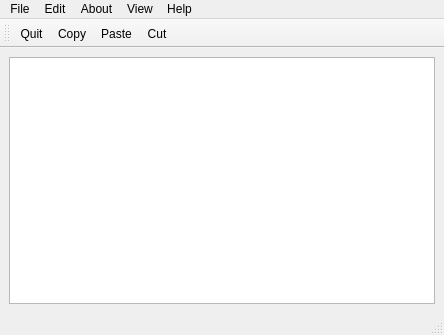
<?xml version="1.0" encoding="UTF-8"?>
<ui version="4.0">
 <class>MainWindow</class>
 <widget class="QMainWindow" name="MainWindow">
  <property name="geometry">
   <rect>
    <x>0</x>
    <y>0</y>
    <width>444</width>
    <height>335</height>
   </rect>
  </property>
  <property name="windowTitle">
   <string>MainWindow</string>
  </property>
  <widget class="QWidget" name="centralwidget">
   <layout class="QVBoxLayout" name="verticalLayout">
    <item>
     <widget class="QTextEdit" name="textEdit"/>
    </item>
   </layout>
  </widget>
  <widget class="QMenuBar" name="menubar">
   <property name="geometry">
    <rect>
     <x>0</x>
     <y>0</y>
     <width>444</width>
     <height>22</height>
    </rect>
   </property>
   <widget class="QMenu" name="menuFile">
    <property name="title">
     <string>File</string>
    </property>
   </widget>
   <widget class="QMenu" name="menuEdit">
    <property name="title">
     <string>Edit</string>
    </property>
    <addaction name="actionUndo"/>
    <addaction name="actionRedo"/>
   </widget>
   <widget class="QMenu" name="menuView">
    <property name="title">
     <string>View</string>
    </property>
   </widget>
   <widget class="QMenu" name="menuHelp">
    <property name="title">
     <string>Help</string>
    </property>
   </widget>
   <widget class="QMenu" name="menuAbout">
    <property name="title">
     <string>About</string>
    </property>
    <addaction name="actionAbout"/>
   </widget>
   <addaction name="menuFile"/>
   <addaction name="menuEdit"/>
   <addaction name="menuAbout"/>
   <addaction name="menuView"/>
   <addaction name="menuHelp"/>
  </widget>
  <widget class="QStatusBar" name="statusbar"/>
  <widget class="QToolBar" name="toolBar">
   <property name="windowTitle">
    <string>toolBar</string>
   </property>
   <attribute name="toolBarArea">
    <enum>TopToolBarArea</enum>
   </attribute>
   <attribute name="toolBarBreak">
    <bool>false</bool>
   </attribute>
   <addaction name="actionQuit"/>
   <addaction name="actionCopy"/>
   <addaction name="actionPaste"/>
   <addaction name="actioncut"/>
  </widget>
  <action name="actionCopy">
   <property name="icon">
    <iconset resource="ImageSource.qrc">
     <normaloff>:/images/copy.png</normaloff>:/images/copy.png</iconset>
   </property>
   <property name="text">
    <string>Copy</string>
   </property>
  </action>
  <action name="actionPaste">
   <property name="icon">
    <iconset resource="ImageSource.qrc">
     <normaloff>:/images/clipboard_paste.png</normaloff>:/images/clipboard_paste.png</iconset>
   </property>
   <property name="text">
    <string>Paste</string>
   </property>
  </action>
  <action name="actioncut">
   <property name="icon">
    <iconset resource="ImageSource.qrc">
     <normaloff>:/images/cut.png</normaloff>:/images/cut.png</iconset>
   </property>
   <property name="text">
    <string>Cut</string>
   </property>
  </action>
  <action name="actionUndo">
   <property name="icon">
    <iconset resource="ImageSource.qrc">
     <normaloff>:/images/Undo.ico</normaloff>:/images/Undo.ico</iconset>
   </property>
   <property name="text">
    <string>Undo</string>
   </property>
  </action>
  <action name="actionRedo">
   <property name="icon">
    <iconset resource="ImageSource.qrc">
     <normaloff>:/images/Redo-icon.png</normaloff>:/images/Redo-icon.png</iconset>
   </property>
   <property name="text">
    <string>Redo</string>
   </property>
  </action>
  <action name="actionAbout">
   <property name="icon">
    <iconset resource="ImageSource.qrc">
     <normaloff>:/images/about.png</normaloff>:/images/about.png</iconset>
   </property>
   <property name="text">
    <string>About</string>
   </property>
  </action>
  <action name="actionQuit">
   <property name="icon">
    <iconset resource="ImageSource.qrc">
     <normaloff>:/images/red-quit-button-top-down-260nw-291189914.webp</normaloff>:/images/red-quit-button-top-down-260nw-291189914.webp</iconset>
   </property>
   <property name="text">
    <string>Quit</string>
   </property>
  </action>
 </widget>
 <resources>
  <include location="ImageSource.qrc"/>
 </resources>
 <connections/>
</ui>
